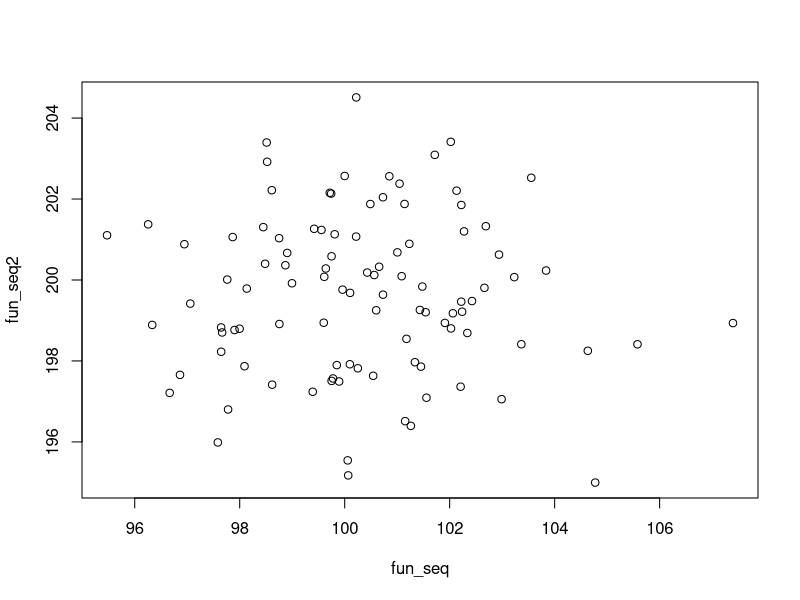

Source code (R):
## ---- chunk 1
fun_seq <- rnorm(100,100,2)
fun_seq2 <- rnorm(100,200,2)
plot(fun_seq, fun_seq2)
## ---- chunk 2
summary (fun_seq)
summary (fun_seq2)
## ---- chunk 3

